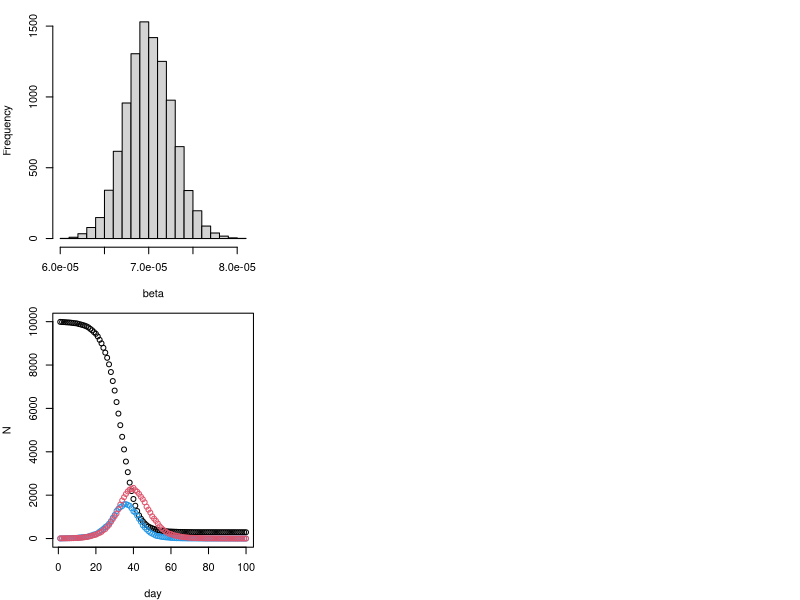

This figure's R source:
# --------------------------------------------------------------------------------------------------------------------------------------------------------------------------------------------------------- 
# Clare Lewis (s2879721), Grace Sheahan (s2898645), Luke Egan (s2837709)

# Clare: 
# Grace: 
# Luke: 

################################################################################ Comments should not be longer than this line of ##
# --------------------------------------------------------------------------------------------------------------------------------------------------------------------------------------------------------- 

# Setting working directory to folder for Assessment 1
# setwd("/Users/clarelewis/Documents/github/ext_stat_prog_group_work/Proj 2")
# setwd("C:/Users/Grace Sheahan/Documents/Extended Statistical Programming/ext_stat_prog_group_work/Proj 2")
# setwd("C:/Users/Luke Egan/Desktop/Extended Statistical Programming/ext_stat_prog_group_work/Proj 2")

#-------------------------------------------------------------------------------
### Background provided info
#-------------------------------------------------------------------------------

################## 
# There are n people in each state S, E, I, R.
# If in state I they have a daily probability of delta of moving to state R.
# If in state E they have a daily probability of gamma of moving to state I.
# If in state S the probability of moving to E is the result of infection by someone in state I.
#   This depends on two characteristics of each person:
#     who they share a household with
#     who is in their network of regular contacts
#   These are modelled as follows:
################## 

    # ################## 
    # # model household characteristic by dividing the n people into households of sizes between 1 and hmax, assume a uniform distribution of household sizes
    # ################## 
    # 
    # 
    # ################## 
    # # contact network model: sociability parameter: Bi where person is i, network is created randomly by assigning a link between person i and j
    # # with probability: (nc*Bi*Bj)/(Bmean^2*(n-1)) where nc is average number of contacts per person an Bmean is mean social parameter. People in the same household are excluded from such contacts
    # ################## 


# There are several ways for person i in the state I to infect a person j in state S
    # ##################
    # # Way 1: if j is a household member, there is a dialy probability ah of i infecting j
    # ##################
    # 
    # 
    # ##################
    # # Way 2: if j is in i's regular network of contacts, then there is a daily probability ac of i infecting j
    # ##################
    # 
    # 
    # ##################
    # # Way 3: irrespective of household or regular network relations there is a daily probability: (ar*nc*Bi*Bj)/(Bmean^2*(n-1)) of i infecting j (random mixing)
    # ##################

    # # note: the use of the same nc in the random mixing and regular network expressions is a simplification

#-------------------------------------------------------------------------------
################## 
# Assignment Goal: impliment the model and provide illustration of its use to investigate the role of household and network structure on epidemic dynamics.
# code work with any pop size: n up to at least 10,000, but we should test and develop with n = 1000
################## 

#-------------------------------------------------------------------------------
#### Task steps
#-------------------------------------------------------------------------------

################## 
# 1: Write code to produce vector h (should be length n) of integers indicating which household each person belongs to
# Household sizes should be uniformly distributed between 1 and hmax. For example if h1, h56 and h907 are all 13 and these are the only
# 13s in h then people 1, 56, and 907 all live in the same 3 person household
# h can be created with one line of code by careful use of rep and sample. Use hmax = 5 by default
################## 


################## 
# 2: Write function get.net(beta,nc=15) where beta is the n vector of Bi value for each person. The function should return a list,
# the ith element of which is a vector of indices of the regular (non-household) contacts of a person i. Must be careful to implement
# the model properly so that you do not CREATE any links twice (links need to be RECORDED twice, however)
################## 


################## 
# 3: Write the function:
# nseir(beta,h,alink,alpha=c(.1,.01,.01),delta=.2,gamma=.4,nc=15, nt = 100,pinf = .005)
# where beta and h are as above, alink = list defining the regular contacts of each person as returned by get.net,
# nt = number of days to simulate, and pinf = proportion of initial population to randomly start in the I state
# The function should implement the model given above and return a list with elements S,E,I,R and t = total population in each class
# each day and the day, respectively
# Note: while looping through individuals in the I state is probably inevitable, the code can still be made to run in a few seconds for n = 10000,
# especially with careful use of expressions like x[ind1][ind2] <- y in places (assignment to a subvector of a subvector)
################## 


################## 
# 4: Write a function to nicely plot the dynamics of the simulated population states as returned by nseir (a better version of the plots in 6.2 in the notes)
################## 


################## 
# 5: Setting beta to a vector of U(0,1) random variables, use the model to compare 4 scenarios and plot them next to each other (suitably labelled).
# First: full model with default parameters
# Second: what happens when you remove the household and regular network structure, while keeping the average initial number of infectious contacts per day the same for each person
# by setting ah=ac=0 and ar=0.04
# Third: consider the full model but with the beta vector set to simply contain the average of the previous beta vector for every element
# Fourth: combine the previous two scenarios (constant beta, random mixing)
# Comment on the apparent effect of the household and network structure relative to random mixing
################## 


########### code given in section 6.2 that is referenced in the assignment instructions
seir <- function(n=10000,ni=10,nt=100,gamma=1/3,delta=1/5,bmu=5e-5,bsc=1e-5) {
  ## SEIR stochastic simulation model.
  ## n = population size; ni = initially infective; nt = number of days
  ## gamma = daily prob E -> I; delta = daily prob I -> R;
  ## bmu = mean beta; bsc = var(beta) = bmu * bsc
  x <- rep(0,n) ## initialize to susceptible state
  beta <- rgamma(n,shape=bmu/bsc,scale=bsc) ## individual infection rates
  x[1:ni] <- 2 ## create some infectives
  S <- E <- I <- R <- rep(0,nt) ## set up storage for pop in each state
  S[1] <- n-ni;I[1] <- ni ## initialize
  for (i in 2:nt) { ## loop over days
    u <- runif(n) ## uniform random deviates
    x[x==2&u<delta] <- 3 ## I -> R with prob delta
    x[x==1&u<gamma] <- 2 ## E -> I with prob gamma
    x[x==0&u<beta*I[i-1]] <- 1 ## S -> E with prob beta*I[i-1]
    S[i] <- sum(x==0); E[i] <- sum(x==1)
    I[i] <- sum(x==2); R[i] <- sum(x==3)
  }
  list(S=S,E=E,I=I,R=R,beta=beta)
} ## seir

par(mfcol=c(2,3),mar=c(4,4,1,1)) ## set plot window up for multiple plots
epi <- seir(bmu=7e-5,bsc=1e-7) ## run simulation
hist(epi$beta,xlab="beta",main="") ## beta distribution
plot(epi$S,ylim=c(0,max(epi$S)),xlab="day",ylab="N") ## S black
points(epi$E,col=4);points(epi$I,col=2) ## E (blue) and I (red)
